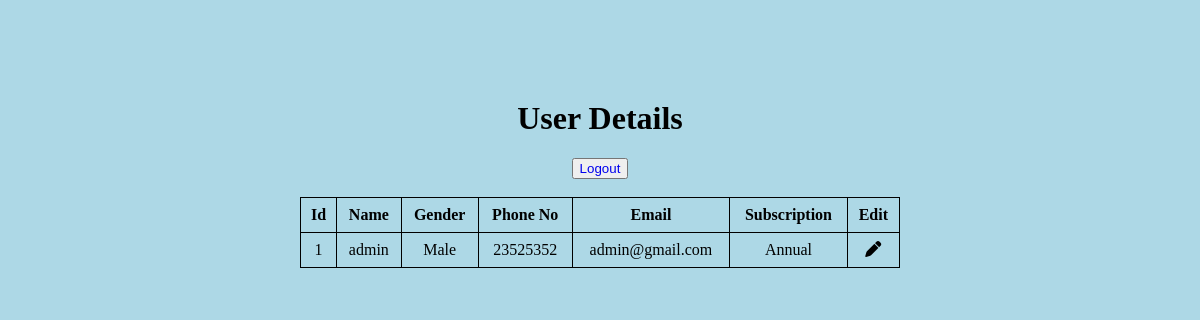
The page /gym/user_dashboard.php (signed in) on the database its author committed.
### tables this page shows
CREATE TABLE `users` (
  `id` int(11) NOT NULL,
  `username` varchar(50) NOT NULL,
  `gender` varchar(100) NOT NULL,
  `phno` int(100) NOT NULL,
  `email` varchar(50) NOT NULL,
  `subscription` varchar(100) NOT NULL,
  `price` int(100) NOT NULL,
  `password` varchar(50) NOT NULL,
  `create_datetime` datetime NOT NULL,
  `status` int(4) DEFAULT 0 COMMENT '1 paid = 0 Notpaid'
);

### gym/user_dashboard.php (the view, shortened to what this page needs)
<!DOCTYPE html>
<head>
</head>
<body>
<div class="table">
    <h1>User Details</h1>
    <button><a href="logout.php">Logout</a></button><br><br>
    <?php
    require_once "db.php";
    $username = $_SESSION['username'];
    $sql = "SELECT * FROM users WHERE username = '$username'";
    $result = mysqli_query($con, $sql);
    if (mysqli_num_rows($result) == 1) {
        $row = mysqli_fetch_assoc($result);
        ?>
        <table>
            <thead>
            <tr>
                <th>Id</th>
                <th>Name</th>
                <th>Gender</th>
                <th>Phone No</th>
                <th>Email</th>
                <th>Subscription</th>
                <th>Edit</th>
            </tr>
            </thead>
            <tbody>
            <tr>
                <td><?php echo $row['id']; ?></td>
                <td><?php echo $row['username']; ?></td>
                <td><?php echo $row['gender']; ?></td>
                <td><?php echo $row['phno']; ?></td>
                <td><?php echo $row['email']; ?></td>
                <td><?php echo $row['subscription']; ?></td>
                <td><a href="up.php?id=<?php echo $row["id"]; ?>" class="edit">
                <i class="fa-solid fa-pen" style="color: black;"></i>
						</a></td>
            </tr>
            </tbody>
        </table>
        <?php
    } else {
        echo "User details not found.";
    }
    ?>
</div>
</body>
</html>

### gym/user_dashboard.php (style rules this page uses)
body { background-color: #ADD8E6; margin-top: 100px; margin-left: 300px; margin-right: 300px; }
.table { text-align: center; }
table { border: 1px solid black; border-collapse: collapse; width: 100%; }
th, td { padding: 8px; border: 1px solid black; }
a { text-decoration:none; }

### rows shown on the page
users: id "1", username "admin", gender "Male", phno "23525352", email "admin@gmail.com", subscription "Annual"
